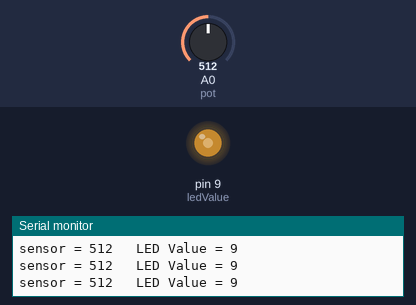
Bench run of a sketch on a simulated Arduino Uno, built with avr-gcc and run on an emulated ATmega328P. Shown: output pins drawn as LEDs (lit = HIGH), the last lines printed to the serial monitor. The inputs (shaded band) are chosen by the test bench; at power-on: A0 (pot) = 512.

Above: at 1.2 s.
1.3 s: A0 (pot) set to 110
At 1.9 s:
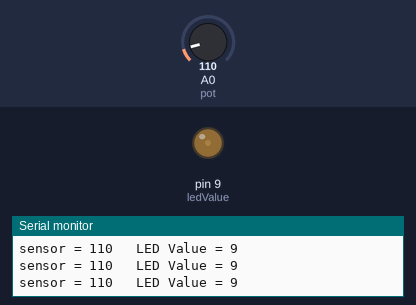
2.8 s: A0 (pot) set to 93
At 3.4 s:
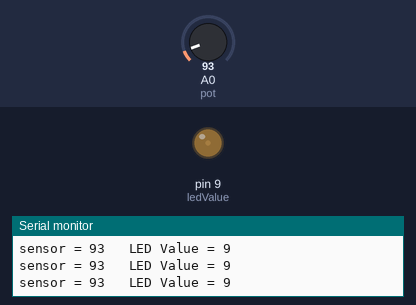
5.8 s: A0 (pot) set to 11
At 6.7 s:
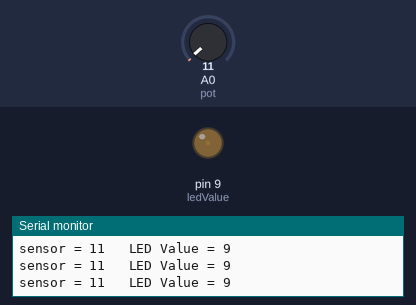
8.8 s: A0 (pot) set to 8
At 10.2 s:
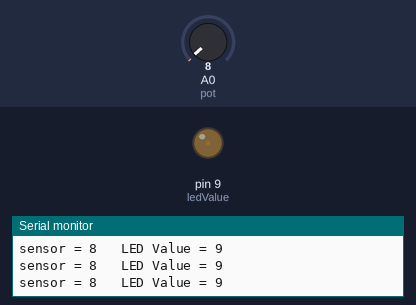
11.8 s: A0 (pot) set to 716
At 12.8 s:
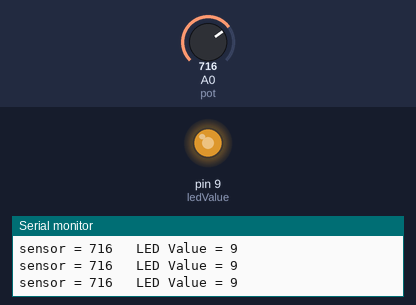
13.3 s: A0 (pot) set to 991
At 14.3 s:
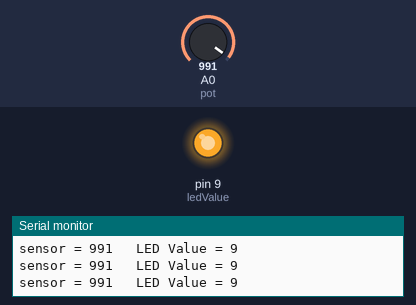
14.8 s: A0 (pot) set to 1010
Timing chart, 0 to 17.8 s (numbered marks = the images above; inputs shaded):
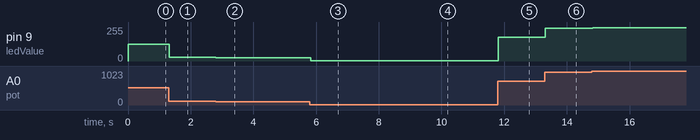

The sketch:

aug30a_ControlBlinkingLEDPotentiometer.ino
```cpp
const int pot = A0;  // Analog input pin that the potentiometer is attached to
const int ledValue = 9; // Analog output pin that the LED is attached to

int potValue = 0;        // value read from the pot
int LED = 0;        // value output to the PWM (analog out)

void setup() {
  Serial.begin(9600);
}

void loop() {
  potValue = analogRead(pot);
  // map it to the range of the analog out:
  LED = map(potValue, 0, 1023, 0, 255);
  // change the analog out value:
  analogWrite(ledValue, LED);

  // print the results to the Serial Monitor:
  Serial.print("sensor = ");
  Serial.print(potValue);
  Serial.print("\t LED Value = ");
  Serial.println(ledValue);

  // wait 2 milliseconds before the next loop for the analog-to-digital
  // converter to settle after the last reading:
  delay(2);
}
```

Measured:
- after the input at 1.3 s, pin 9 (ledValue): 127/255 → 27/255 at once
- after the input at 2.8 s, pin 9 (ledValue): 27/255 → 23/255 at once
- after the input at 5.8 s, pin 9 (ledValue): 23/255 → 2/255 at once
- after the input at 8.8 s, pin 9 (ledValue): 2/255 → 1/255 at once
- after the input at 11.8 s, pin 9 (ledValue): 1/255 → 178/255 at once
- after the input at 13.3 s, pin 9 (ledValue): 178/255 → 247/255 at once
- after the input at 14.8 s, pin 9 (ledValue): 247/255 → 251/255 at once
